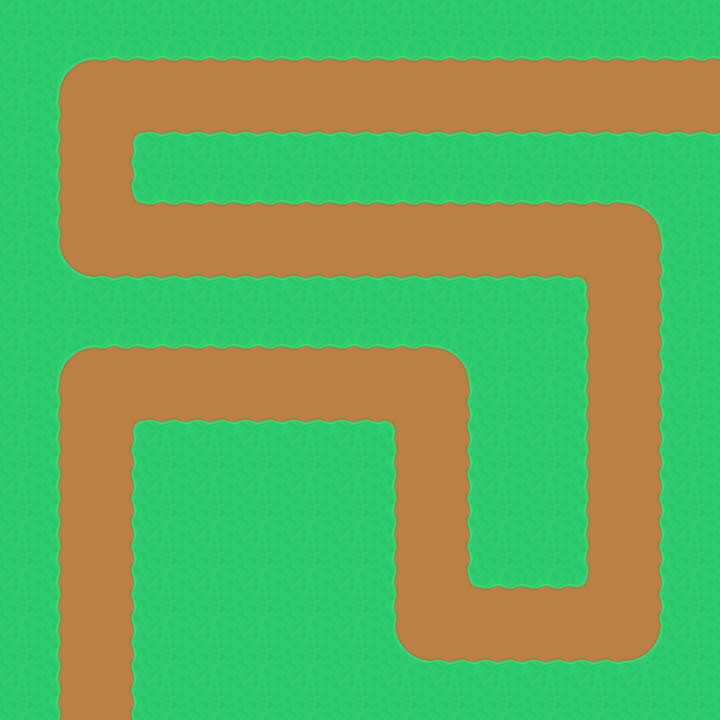

A 2D game scene composited from a Tiled map and its tileset images. What follows is a short description and the map's XML, with every tile layer's data as written:
An orthogonal 15x15 tile map with 48x48 px tiles, 1 tile layer (tilemap) and 1 object.

<map version="1.10" tiledversion="1.10.2" orientation="orthogonal" renderorder="right-down" width="15" height="15" tilewidth="48" tileheight="48" infinite="0" nextlayerid="4" nextobjectid="2">
 <tileset firstgid="1" source="TD tileset.tsx" />
 <objectgroup id="2" name="waypoints">
  <object id="1" x="0" y="0">
   <polyline points="768,96 624,96 96,96 96,240 624,240 624,624 432,624 432,384 96,384 96,768" />
  </object>
 </objectgroup>
 <layer id="1" name="tilemap" width="15" height="15">
  <data encoding="csv">
7,7,7,7,7,7,7,7,7,7,7,7,7,7,7,
7,4,12,12,12,12,12,12,12,12,12,12,12,12,12,
7,8,1,2,2,2,2,2,2,2,2,2,2,2,2,
7,8,6,7,7,7,7,7,7,7,7,7,7,7,7,
7,8,11,12,12,12,12,12,12,12,12,12,12,5,7,
7,9,2,2,2,2,2,2,2,2,2,2,3,6,7,
7,7,7,7,7,7,7,7,7,7,7,7,8,6,7,
7,4,12,12,12,12,12,12,12,5,7,7,8,6,7,
7,8,1,2,2,2,2,2,3,6,7,7,8,6,7,
7,8,6,7,7,7,7,7,8,6,7,7,8,6,7,
7,8,6,7,7,7,7,7,8,6,7,7,8,6,7,
7,8,6,7,7,7,7,7,8,6,7,7,8,6,7,
7,8,6,7,7,7,7,7,8,11,12,12,13,6,7,
7,8,6,7,7,7,7,7,9,2,2,2,2,10,7,
7,8,6,7,7,7,7,7,7,7,7,7,7,7,7
</data>
 </layer>
</map>
